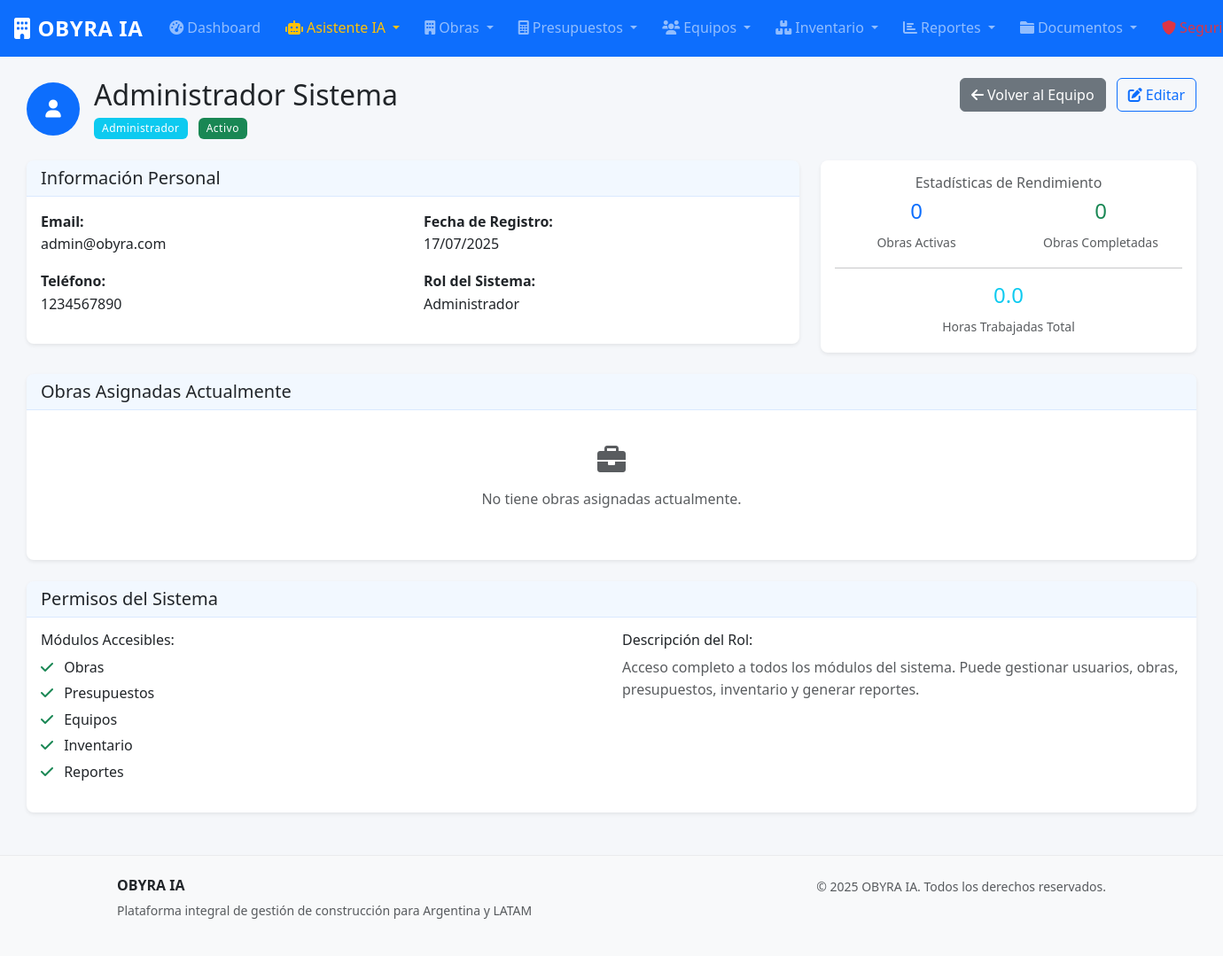
The page /equipos/1 (signed in) on the database as committed earlier.
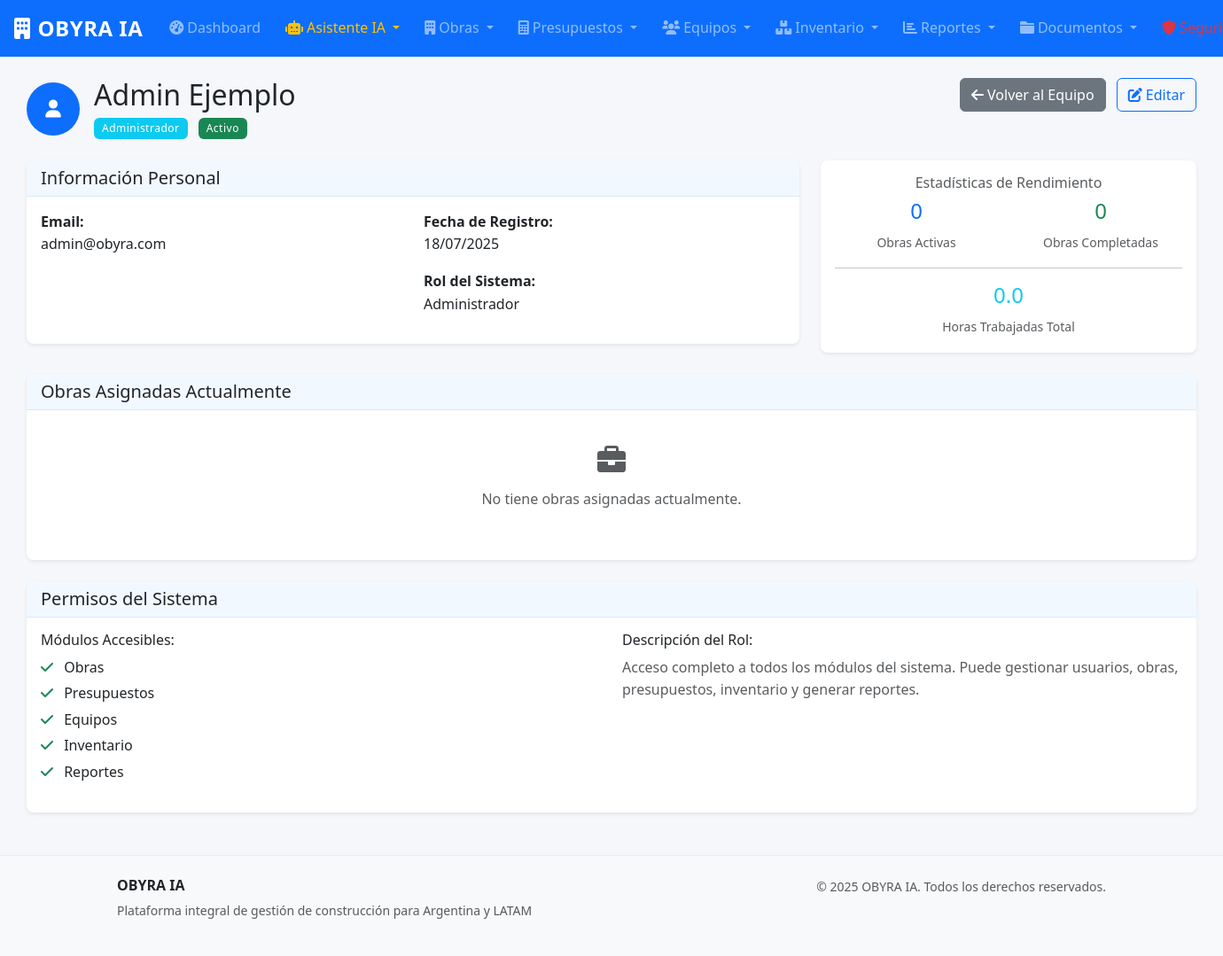
The same page on the database as committed later.
### models.py (models this page shows, shortened)
class Usuario(UserMixin, db.Model):
    __tablename__ = 'usuarios'
    id = db.Column(db.Integer, primary_key=True)
    nombre = db.Column(db.String(100), nullable=False)
    apellido = db.Column(db.String(100), nullable=False)
    email = db.Column(db.String(120), unique=True, nullable=False)
    telefono = db.Column(db.String(20))
    password_hash = db.Column(db.String(256), nullable=True)  # Nullable para usuarios de Google
    rol = db.Column(db.String(20), nullable=False, default='operario')  # administrador, tecnico, operario
    activo = db.Column(db.Boolean, default=True)
    auth_provider = db.Column(db.String(20), nullable=False, default='manual')  # manual, google
    google_id = db.Column(db.String(100), nullable=True)  # ID de Google para usuarios OAuth
    profile_picture = db.Column(db.String(500), nullable=True)  # URL de imagen de perfil de Google
    created_at = db.Column(db.DateTime, default=datetime.utcnow)
    fecha_creacion = db.Column(db.DateTime, default=datetime.utcnow)
    organizacion_id = db.Column(db.Integer, db.ForeignKey('organizaciones.id'), nullable=False)
    organizacion = db.relationship('Organizacion', back_populates='usuarios')
    obras_asignadas = db.relationship('AsignacionObra', back_populates='usuario', lazy='dynamic')
    registros_tiempo = db.relationship('RegistroTiempo', back_populates='usuario', lazy='dynamic')
    @property
    def nombre_completo(self):
        return f"{self.nombre} {self.apellido}"
    def puede_acceder_modulo(self, modulo):
        permisos = {
            'administrador': ['obras', 'presupuestos', 'equipos', 'inventario', 'reportes', 'asistente', 'cotizacion', 'documentos', 'seguridad'],
            'tecnico': ['obras', 'presupuestos', 'inventario', 'reportes', 'asistente', 'cotizacion', 'documentos', 'seguridad'],
            'operario': ['obras', 'inventario', 'asistente', 'documentos']
        }
        return modulo in permisos.get(self.rol, [])

### equipos.py (the view)
@equipos_bp.route('/<int:id>')
@login_required
def detalle(id):
    if not current_user.puede_acceder_modulo('equipos'):
        flash('No tienes permisos para ver detalles de equipos.', 'danger')
        return redirect(url_for('reportes.dashboard'))
    usuario = Usuario.query.get_or_404(id)
    asignaciones_activas = usuario.obras_asignadas.filter_by(activo=True).all()
    total_horas = sum(reg.horas_trabajadas for reg in usuario.registros_tiempo)
    obras_completadas = usuario.obras_asignadas.join(Obra).filter(
        Obra.estado == 'finalizada'
    ).count()
    return render_template('equipos/detalle.html',
                         usuario=usuario,
                         asignaciones_activas=asignaciones_activas,
                         total_horas=total_horas,
                         obras_completadas=obras_completadas)

### app.py (called while the page is built)
@login_manager.user_loader
def load_user(user_id):
    from models import Usuario
    return Usuario.query.get(int(user_id))

@app.template_filter('fecha')
def fecha_filter(fecha):
    if fecha:
        return fecha.strftime('%d/%m/%Y')
    return ''

@app.template_filter('numero')
def numero_filter(valor, decimales=0):
    if valor is None:
        return '0'
    return f'{valor:,.{decimales}f}'

### templates/equipos/detalle.html (shortened to what the changed rows need)
{% extends "base.html" %}
{% block content %}
<div class="container-fluid mt-4">
    <div class="row">
        <div class="col-12">
            <div class="d-flex justify-content-between align-items-start mb-4">
                <div class="d-flex align-items-center">
                    <div>
                        <h2 class="mb-1">{{ usuario.nombre_completo }}</h2>
                        <p class="text-muted mb-0">
                            <span class="badge bg-info me-2">{{ usuario.rol.title() }}</span>
                            <span class="badge {{ 'bg-success' if usuario.activo else 'bg-secondary' }}">
                                {{ 'Activo' if usuario.activo else 'Inactivo' }}
                            </span>
                        </p>
                    </div>
                </div>
            </div>
        </div>
    </div>
    <div class="row mb-4">
        <div class="col-lg-8">
            <div class="card">
                <div class="card-body">
                    <div class="row">
                        <div class="col-md-6">
                            <strong>Email:</strong><br>
                            <p class="mb-3">{{ usuario.email }}</p>
                            {% if usuario.telefono %}
                            <strong>Teléfono:</strong><br>
                            <p class="mb-3">{{ usuario.telefono }}</p>
                            {% endif %}
                        </div>
                        <div class="col-md-6">
                            <strong>Fecha de Registro:</strong><br>
                            <p class="mb-3">{{ usuario.fecha_creacion|fecha }}</p>
                            <strong>Rol del Sistema:</strong><br>
                            <p class="mb-3">{{ usuario.rol.replace('_', ' ').title() }}</p>
                        </div>
                    </div>
                </div>
            </div>
        </div>
    </div>
                                {% set modulos = ['obras', 'presupuestos', 'equipos', 'inventario', 'reportes'] %}
</div>
{% endblock %}

Rows that differ between the two databases and show on the page:
changed Usuario "admin@obyra.com": nombre_completo "Administrador Sistema" → "Admin Ejemplo"; fecha_creacion|fecha "17/07/2025" → "18/07/2025"; telefono "1234567890" → (not shown)
Other text that changed with them:
text no longer shown: "Teléfono:"
